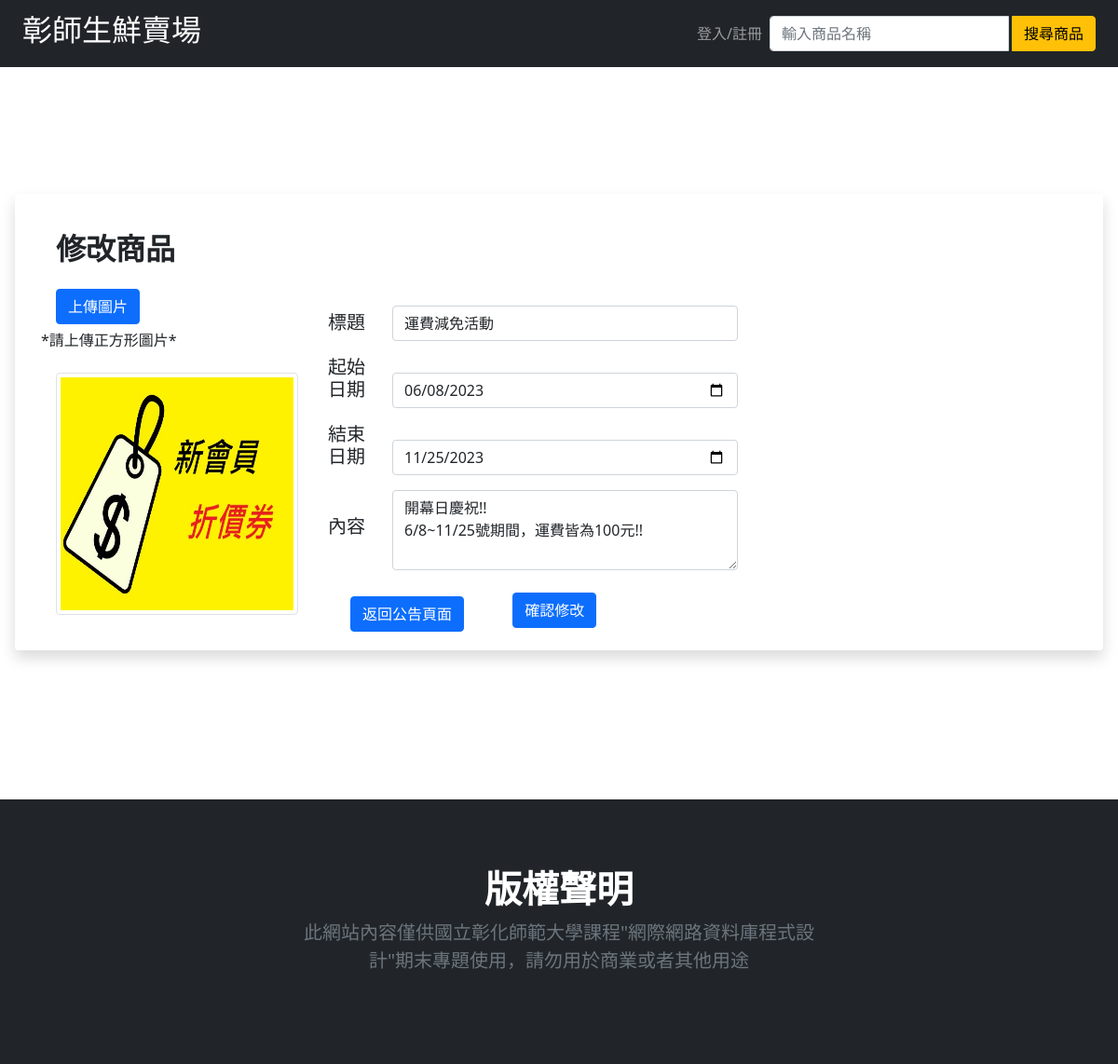
Page /administrator/change_Ann.php?aid=10001 on the committed database.
### administrator/change_Ann.php (the view, shortened to what this page needs)
<!DOCTYPE html>
<html lang="en">
<?php include_once("../header.php");
if (isset($_GET['aid'])) {
    $aid = trim($_GET['aid']);
    $sql = "SELECT * FROM 公告 WHERE 公告id = '" . $aid . "'";
    $result = mysqli_query($link, $sql);
    $ann_content = $result->fetch_assoc();
}
?>
<br><br><br><br><br>
<link rel="stylesheet" href="../css/error.css">
<br>
<div class="row shadow p-3 m-3 bg-body rounded">
    <form action="./change_Ann.php" method="POST" enctype="multipart/form-data" name="change_ann"
        id="change_ann">
        <div class="row">
            <div class="col-lg-3">
                <h2 class="fw-bold mb-0 ps-3 pt-4 pb-4">修改商品</h2>
                <label class="btn btn-primary ms-3 mb-2"><input id="imgIn" name="imgIn" style="display:none;"
                        type="file" accept="image/*">上傳圖片</label>
                <h6>*請上傳正方形圖片*</h6>
                <img id="img" src="../image/<?php echo $ann_content['公告id']; ?>.webp"
                    class="img-fluid img-thumbnail ms-3 mt-3" alt="" style="height: 260px;width:260px;">
            </div>
            <div class="col-lg-9">
                <br><br><br><br>
                <table class="table table-borderless table-responsive ms-3">
                    <thead>
                        <tr>
                            <th scope="col" class="col-lg-1">
                                <h5>標題</h5>
                            </th>
                            <th scope="col">
                                <div class="col-lg-6">
                                    <input class="form-control" type="text" value="<?php echo $ann_content['標題'] ?>"
                                        id="title" name="title">
                                </div>
                            </th>
                        </tr>
                        <tr>
                            <th scope="col" class="col-lg-1">
                                <h5>起始日期</h5>
                            </th>
                            <th scope="col">
                                <div class="col-lg-6">
                                    <input class="form-control" type="date" value="<?php echo $ann_content['start'] ?>"
                                        id="start" name="start">
                                </div>
                            </th>
                        </tr>
                        <tr>
                            <th scope="col" class="col-lg-1">
                                <h5>結束日期</h5>
                            </th>
                            <th scope="col">
                                <div class="col-lg-6">
                                    <input class="form-control" type="date" value="<?php echo $ann_content['end'] ?>"
                                        id="end" name="end">
                                </div>
                            </th>
                        </tr>
                        <tr style="vertical-align: middle;">
                            <th scope="col" class="col-lg-1">
                                <h5>內容</h5>
                            </th>
                            <th scope="col">
                                <div class="col-lg-6">
                                    <textarea class="form-control" rows="3" cols="40" id="short_introduce"
                                        name="content"><?php echo $ann_content['內容'] ?></textarea>
                                </div>
                            </th>
                        </tr>
                    </thead>
                </table>
                <div class="ms-5">
                    <button class="btn btn-primary" onclick="direct_back()" type="button">返回公告頁面</button>
                    <button type="submit" class="btn btn-primary ms-5 mb-2">確認修改</button>
                </div>
            </div>
    </form>
</div>
<br><br><br>
<?php include_once("../footer.php"); ?>
</body>
</html>

### rows in the picture
公告: 公告id (picture), title "運費減免活動", start "06/08/2023", end "11/25/2023", content "開幕日慶祝!! 6/8~11/25號期間，運費皆為100元!!"
